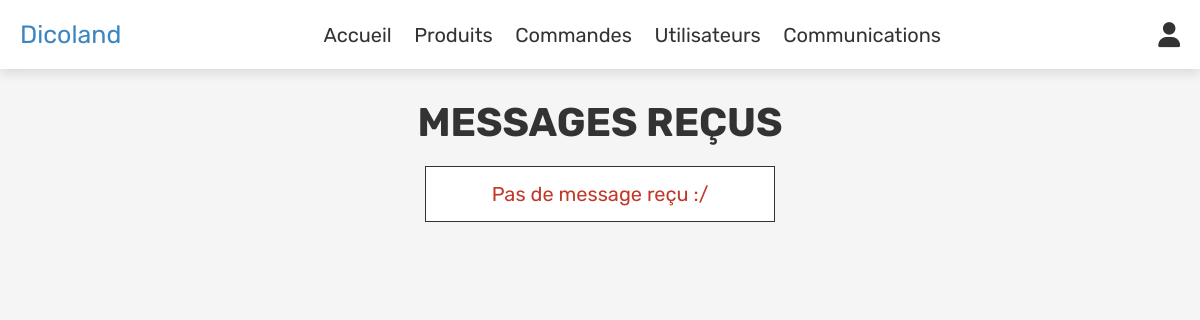
The page /admin_contacts.php (signed in) on the database as committed earlier.
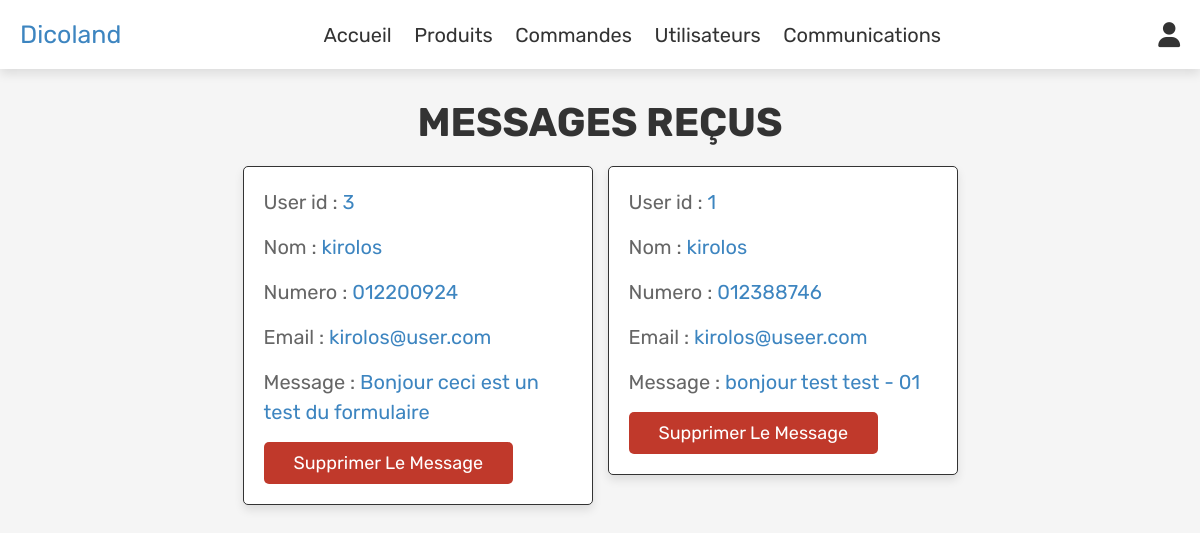
The same page on the database as committed later.
### tables this page shows
CREATE TABLE `message` (
  `id` int(100) NOT NULL,
  `user_id` int(100) NOT NULL,
  `name` varchar(100) NOT NULL,
  `email` varchar(100) NOT NULL,
  `number` varchar(12) NOT NULL,
  `message` varchar(500) NOT NULL
);

### admin_contacts.php (the view, shortened to what this page needs)
<?php
include 'config.php';
?>
<!DOCTYPE html>
<html lang="en">
<head>
   <link rel="stylesheet" href="https://cdnjs.cloudflare.com/ajax/libs/font-awesome/6.0.0/css/all.min.css">
   <link rel="stylesheet" href="css/admin_style.css">
</head>
<body>
<?php include 'admin_header.php'; ?>
<section class="messages">
   <h1 class="title"> Messages reçus </h1>
   <div class="box-container">
   <?php
      $select_message = mysqli_query($conn, "SELECT * FROM `message`") or die('query failed');
      if(mysqli_num_rows($select_message) > 0){
         while($fetch_message = mysqli_fetch_assoc($select_message)){
   ?>
   <div class="box">
      <p> User id : <span><?php echo $fetch_message['user_id']; ?></span> </p>
      <p> Nom : <span><?php echo $fetch_message['name']; ?></span> </p>
      <p> Numero : <span><?php echo $fetch_message['number']; ?></span> </p>
      <p> Email : <span><?php echo $fetch_message['email']; ?></span> </p>
      <p> Message : <span><?php echo $fetch_message['message']; ?></span> </p>
      <a href="admin_contacts.php?delete=<?php echo $fetch_message['id']; ?>" onclick="return confirm('supprimer ce message?');" class="delete-btn">supprimer le message</a>
   </div>
   <?php
      };
   }else{
      echo '<p class="empty">Pas de message reçu :/</p>';
   }
   ?>
   </div>
</section>
</body>
</html>

Rows that differ between the two databases and show on the page:
added message: user "3", name "kirolos", number "012200924", email "kirolos@user.com", message "Bonjour ceci est un test du formulaire"
added message: user "1", name "kirolos", number "012388746", email "kirolos@useer.com", message "bonjour test test - 01"
Other text that changed with them:
text no longer shown: "Pas de message reçu :/"
